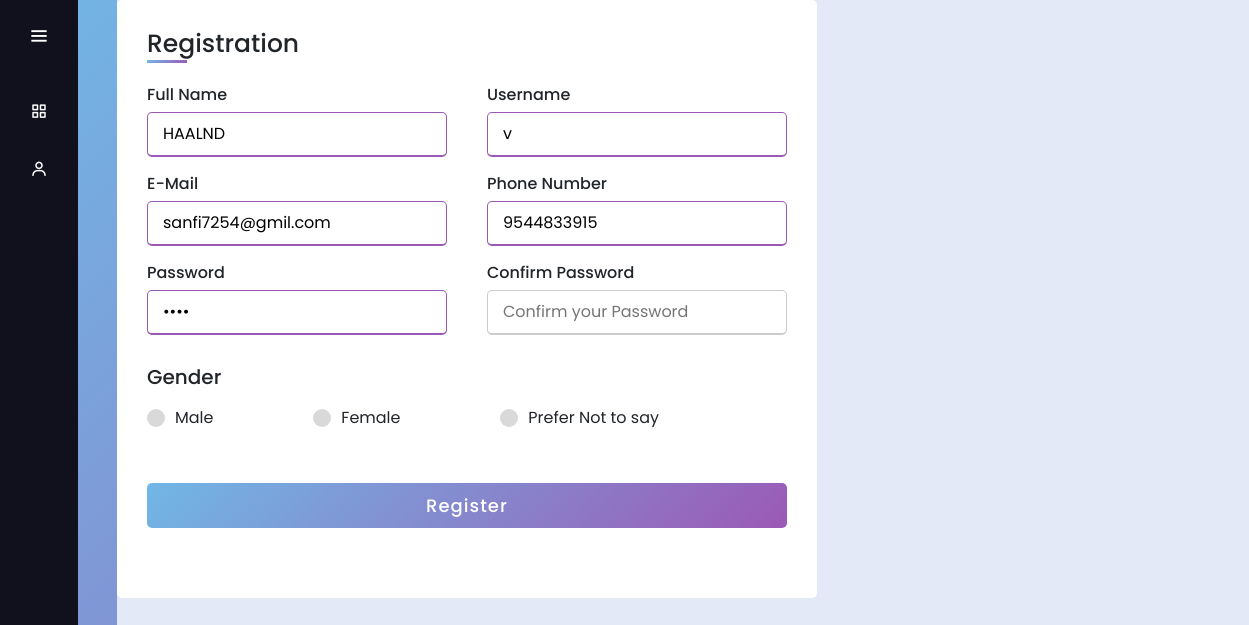
Screenshot of /edit/11 with the database file from the repository.
### crudapp/models.py (models this page shows)
class UserDetails(models.Model):
    firstName = models.CharField(max_length=255)
    userName = models.CharField(max_length=255)
    email = models.EmailField(max_length=255)
    phoneNumber = models.CharField(max_length=10)
    password = models.CharField(max_length=10)
    Checkbox = models.CharField(max_length=50, blank= True)

### crudapp/views.py (the view)
def Edit(request, id):
    details = UserDetails.objects.get(id=id)
    return render (request, 'retrive.html' , {"details": details})

### crudapp/templates/retrive.html (shortened to what this page needs)
 {% extends 'index.html' %}
 {% load static %}
     {% block css %}
       <link rel="stylesheet" href={% static 'form.css' %}>
    {% endblock css %}
  {% block content %}
        <div class="wrapper">
        <div class="title">Registration</div>
        <form action="{% url 'update' details.id %}" method="post">
            <div class="user-details">
                <div class="input-box">
                    <span class="details">Full Name</span>
                    <input type="text" placeholder="Enter your fullname" required name="fnam" value="{{details.firstName}}">
                </div>
                <div class="input-box">
                    <span class="details">Username</span>
                    <input type="text" placeholder="Enter your username" required name="uname" value="{{details.userName}}">
                </div>
                <div class="input-box">
                    <span class="details">E-Mail</span>
                    <input type="email" placeholder="Enter your email" required name="email" value="{{details.email}}">
                </div>
                <div class="input-box">
                    <span class="details">Phone Number</span>
                    <input type="number" placeholder="Enter your number" required name="number" value="{{details.phoneNumber}}">
                </div>
                <div class="input-box">
                    <span class="details">Password</span>
                    <input type="password" placeholder="Enter your Password" required name="password" value="{{details.password}}">
                </div>
                <div class="input-box">
                    <span class="details">Confirm Password</span>
                    <input type="password" placeholder="Confirm your Password" required>
                </div>
            </div>
            <div class="gender-details">
                <span class="gender-title">Gender</span>
                <div class="category">
                    <label for="dot-1">
                        <span class="dot one"></span>
                        <span class="gender">Male</span>
                    </label>
                    <label for="dot-2">
                        <span class="dot two"></span>
                        <span class="gender">Female</span>
                    </label>
                    <label for="dot-3">
                        <span class="dot three"></span>
                        <span class="gender">Prefer Not to say</span>
                    </label>
                </div>
            </div>
            <div class="button">
                <input type="submit" value="Register">
            </div>
        </form>
    </div>
    {% endblock content %}

### crudapp/static/style.css (style rules this page uses)
* { margin: 0; padding: 0; box-sizing: border-box; font-family: "Poppins" , sans-serif; }

### crudapp/static/form.css (style rules this page uses)
* { margin: 0; padding: 0; box-sizing: border-box; font-family: "Poppins",sans-serif; }
body { display: flex; justify-content: center; align-items: center; min-height: 100vh; background: linear-gradient(135deg, #71B7E6, #9B59B6); }
.wrapper { max-width: 700px; width: 100%; background: #fff; padding: 25px 30px; border-radius: 5px; }
.wrapper .title { font-size: 25px; font-weight: 500; position: relative; }
.wrapper .title::before { content: ""; position: absolute; left: 0; bottom: 0; height: 3px; width: 40px; background: linear-gradient(135deg, #71B7E6, #9B59B6); }
.wrapper form .user-details { display: flex; flex-wrap: wrap; justify-content: space-between; margin: 20px 0 12px 0; }
form .user-details .input-box { margin-bottom: 15px; width: calc(100% / 2 - 20px); }
.user-details .input-box input { height: 45px; width: 100%; }
.user-details .input-box .details { font-weight: 500; display: block; margin-bottom: 5px; }
.user-details .input-box input { height: 45px; width: 100%; outline: none; border-radius: 5px; border: 1px solid #ccc; padding-left: 15px; font-size: 16px; border-bottom-width: 2px; transition: all .3s ease; }
.user-details .input-box input:focus, .user-details .input-box input:valid { border-color: #9B59B6; }
form .gender-details .gender-title { font-size: 20px; font-weight: 500; }
.gender-details .category { display: flex; width: 80%; margin: 14px 0; justify-content: space-between; }
.gender-details .category label { display: flex; align-items: center; }
.gender-details .category .dot { height: 18px; width: 18px; border-radius: 50%; margin-right: 10px; background: #D9D9D9; border: 5px solid transparent; }
form .button { height: 45px; margin: 45px 0; }
form .button input { height: 100%; width: 100%; color: #fff; outline: none; border: none; font-size: 18px; font-weight: 500; cursor: pointer; border-radius: 5px; letter-spacing: 1px; background: linear-gradient(135deg, #71B7E6, #9B59B6); }

### rows the page displays
UserDetails: fnam "HAALND", uname "v", email "sanfi7254@gmil.com", number "9544833915"
